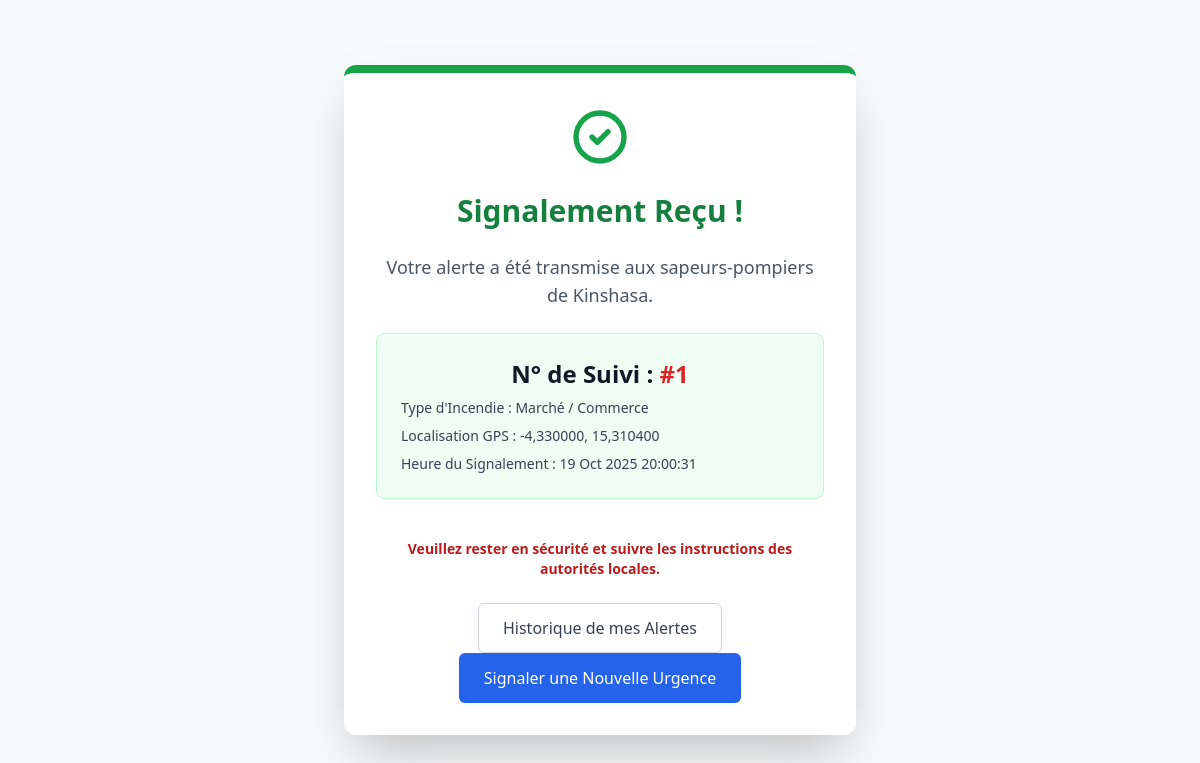
The app's page /citoyen/alerte/confirmation/1/ (signed in) with its own data.
### alert_core/models.py (models this page shows, shortened)
class Alert(models.Model):
    STATUS_CHOICES = (
        ('NOUVEAU', _('Nouveau Signalement')),
        ('EN_COURS', _('Intervention en Cours')),
        ('RÉSOLU', _('Résolu')),
        ('FAUSSE_ALERTE', _('Fausse Alerte')),
    )
    FIRE_TYPE_CHOICES = (
        ('MAISON', _('Maison / Bâtiment')),
        ('MARCHÉ', _('Marché / Commerce')),
        ('VÉGÉTATION', _('Végétation / Brousse')),
        ('VÉHICULE', _('Véhicule')),
        ('AUTRE', _('Autre')),
    )
    reported_by = models.ForeignKey(
        settings.AUTH_USER_MODEL,
        on_delete=models.SET_NULL,
        null=True,
        blank=True,
        verbose_name=_("Signalé par")
    )
    fire_type = models.CharField(
        max_length=50,
        choices=FIRE_TYPE_CHOICES,
        verbose_name=_("Type d'Incendie")
    )
    latitude = models.DecimalField(
        max_digits=9,
        decimal_places=6,
        verbose_name=_("Latitude GPS"),
        help_text=_("Coordonnée GPS Nord/Sud")
    )
    longitude = models.DecimalField(
        max_digits=9,
        decimal_places=6,
        verbose_name=_("Longitude GPS"),
        help_text=_("Coordonnée GPS Est/Ouest")
    )
    description = models.TextField(
        blank=True,
        verbose_name=_("Détails supplémentaires")
    )
    photo = models.ImageField(
        upload_to='alerts/',
        blank=True,
        null=True,
        verbose_name=_("Photo de l'incendie")
    )
    reported_at = models.DateTimeField(
        auto_now_add=True,
        verbose_name=_("Heure du Signalement")
    )
    status = models.CharField(
        max_length=20,
        choices=STATUS_CHOICES,
        default='NOUVEAU',
        verbose_name=_("Statut de l'alerte")
    )
    assigned_firefighter = models.ForeignKey(
        settings.AUTH_USER_MODEL,
        on_delete=models.SET_NULL,
        null=True,
        blank=True,
        limit_choices_to={'role': 'POMPIER'},
        related_name='assigned_alerts',
        verbose_name=_("Pompier Assigné")
    )
    class Meta:
        verbose_name = _("Alerte Incendie")
        verbose_name_plural = _("Alertes Incendie")
        ordering = ['-reported_at']

### citizen_reporting/views.py (the view)
# urls.py: path('alerte/confirmation/<int:alert_id>/', views.citizen_report_confirmation, name='citizen_report_confirmation'),
@login_required
def citizen_report_confirmation(request, alert_id):
    try:
        alert = Alert.objects.get(id=alert_id, reported_by=request.user)
    except NameError:
        messages.error(request, "Erreur : Le modèle Alert n'est pas importé dans la vue de confirmation.")
        return redirect('citizen_report')
    except Alert.DoesNotExist:
        messages.error(request, "Alerte introuvable ou vous n'êtes pas autorisé à la consulter.")
        return redirect('citizen_report')
    return render(request, 'citizen_reporting/confirmation.html', {'alert': alert})

### citizen_reporting/templates/citizen_reporting/confirmation.html (shortened to what this page needs)
<!DOCTYPE html>
<html lang="fr">
<head>
     <script src="https://cdn.tailwindcss.com"></script>
</head>
<body class="bg-gray-50 flex items-center justify-center min-h-screen p-4">
    <div class="w-full max-w-lg p-8 space-y-6 bg-white rounded-xl shadow-2xl border-t-8 border-green-600 text-center">
        <svg class="mx-auto h-16 w-16 text-green-600" fill="none" stroke="currentColor" viewBox="0 0 24 24" xmlns="http://www.w3.org/2000/svg">
            <path stroke-linecap="round" stroke-linejoin="round" stroke-width="2" d="M9 12l2 2 4-4m6 2a9 9 0 11-18 0 9 9 0 0118 0z"></path>
        </svg>
        <h1 class="text-3xl font-extrabold text-green-700">
            Signalement Reçu !
        </h1>
        <p class="mt-2 text-lg text-gray-600">
            Votre alerte a été transmise aux sapeurs-pompiers de Kinshasa.
        </p>
        <div class="bg-green-50 p-6 rounded-lg border border-green-200">
            <p class="text-2xl font-extrabold text-gray-900 mb-2">
                N° de Suivi : <span class="text-red-600">#{{ alert.id }}</span>
            </p>
            <div class="text-left space-y-2 text-sm text-gray-700">
                <p><span class="font-medium">Type d'Incendie :</span> {{ alert.get_fire_type_display }}</p>
                <p><span class="font-medium">Localisation GPS :</span> {{ alert.latitude }}, {{ alert.longitude }}</p>
                <p><span class="font-medium">Heure du Signalement :</span> {{ alert.reported_at|date:"d M Y H:i:s" }}</p>
            </div>
        </div>
        <p class="text-sm text-red-700 font-semibold pt-4">
            Veuillez rester en sécurité et suivre les instructions des autorités locales.
        </p>
        <div class="mt-6">
            <a href="{% url 'history' %}" class="inline-flex items-center px-6 py-3 border border-gray-300 text-base font-medium rounded-md shadow-sm text-gray-700 bg-white hover:bg-gray-100 focus:outline-none focus:ring-2 focus:ring-offset-2 focus:ring-gray-500">
                Historique de mes Alertes
            </a>
            <a href="{% url 'citizen_report' %}" class="inline-flex items-center px-6 py-3 border border-transparent text-base font-medium rounded-md shadow-sm text-white bg-blue-600 hover:bg-blue-700 focus:outline-none focus:ring-2 focus:ring-offset-2 focus:ring-blue-500">
                Signaler une Nouvelle Urgence
            </a>
        </div>
    </div>
</body>
</html>

### records on screen
Alert: id "1", fire_type "Marché / Commerce", latitude "-4,330000", longitude "15,310400", reported_at "19 Oct 2025 20:00:31"
